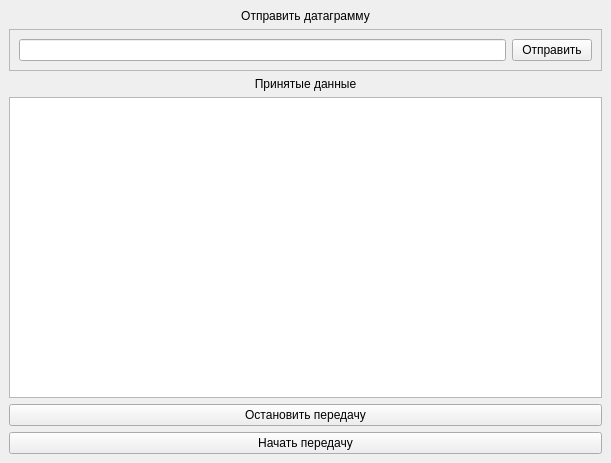
<?xml version="1.0" encoding="UTF-8"?>
<ui version="4.0">
 <class>MainWindow</class>
 <widget class="QMainWindow" name="MainWindow">
  <property name="geometry">
   <rect>
    <x>0</x>
    <y>0</y>
    <width>611</width>
    <height>463</height>
   </rect>
  </property>
  <property name="windowTitle">
   <string>Работа с сетью. UDP клиент</string>
  </property>
  <widget class="QWidget" name="centralwidget">
   <layout class="QVBoxLayout" name="verticalLayout">
    <item>
     <widget class="QLabel" name="ld_sendData">
      <property name="text">
       <string>Отправить датаграмму</string>
      </property>
      <property name="alignment">
       <set>Qt::AlignCenter</set>
      </property>
     </widget>
    </item>
    <item>
     <widget class="QFrame" name="frame">
      <property name="frameShape">
       <enum>QFrame::StyledPanel</enum>
      </property>
      <property name="frameShadow">
       <enum>QFrame::Raised</enum>
      </property>
      <layout class="QHBoxLayout" name="horizontalLayout">
       <item>
        <widget class="QLineEdit" name="le_textInp"/>
       </item>
       <item>
        <widget class="QPushButton" name="pb_sendData">
         <property name="text">
          <string>Отправить</string>
         </property>
        </widget>
       </item>
      </layout>
     </widget>
    </item>
    <item>
     <widget class="QLabel" name="lb_receiveData">
      <property name="text">
       <string>Принятые данные</string>
      </property>
      <property name="alignment">
       <set>Qt::AlignCenter</set>
      </property>
     </widget>
    </item>
    <item>
     <widget class="QTextEdit" name="te_result"/>
    </item>
    <item>
     <widget class="QPushButton" name="pb_stop">
      <property name="text">
       <string>Остановить передачу</string>
      </property>
     </widget>
    </item>
    <item>
     <widget class="QPushButton" name="pb_start">
      <property name="text">
       <string>Начать передачу</string>
      </property>
     </widget>
    </item>
   </layout>
  </widget>
 </widget>
 <resources/>
 <connections/>
</ui>
